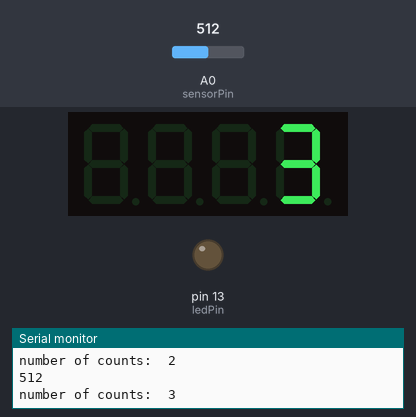
A sketch run on a simulated Arduino Uno, built with avr-gcc and run on an emulated ATmega328P. On the bench: 4-digit seven-segment display, output pins drawn as LEDs (lit = HIGH), the last lines printed to the serial monitor. Inputs (shaded band) come from the test bench; at power-on: A0 (sensorPin) = 512.

Above: at 1.3 s.
1.4 s: A0 (sensorPin) set to 450
2.9 s: A0 (sensorPin) set to 470
At 4.8 s:
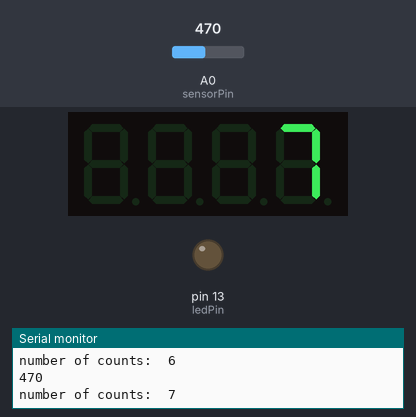
4.9 s: A0 (sensorPin) set to 446
6.4 s: A0 (sensorPin) set to 511
At 8.3 s:
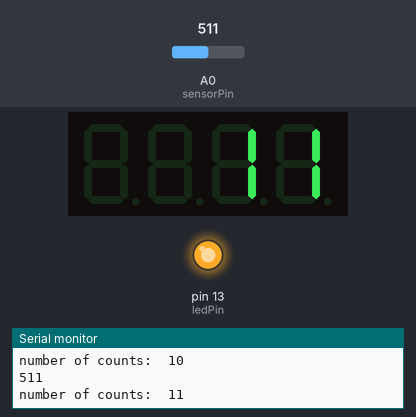
Timing chart, 0 to 9.9 s (numbered marks = the images above; inputs shaded):
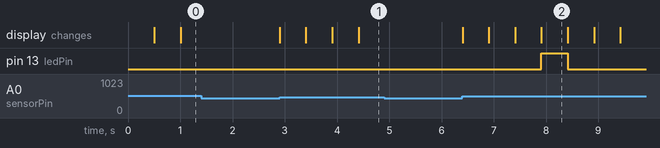

The sketch:

arduino_uno_counter_ir_sensor.ino
```cpp
#include <Wire.h> // Enable this line if using Arduino Uno, Mega, etc.
//#include <TinyWireM.h> // Enable this line if using Adafruit Trinket, Gemma, etc.

#include "Adafruit_LEDBackpack.h"
#include "Adafruit_GFX.h"

Adafruit_7segment matrix = Adafruit_7segment(); //end Adafruit requirements

const int sensorPin = 0; //analog pin 0
const int ledPin = 13;  // the pin that the LED is attached to

// vars
int sensorCounter = 0;   // counter for the number of button presses
int sensorState = 0;     // current state of the sensor

void setup() {
  // initialize the sensor pin and input
  pinMode(sensorPin, INPUT);
  // initialize the LED as an output
  pinMode(ledPin, OUTPUT);
  // initialize serial communication
  Serial.begin(9600);

// set the matrix
    matrix.begin(0x70);
  }


void loop() {
  // read the sensor input pin:
  sensorState = analogRead(sensorPin);

  // if sensor is closer than than x distance
  if (sensorState > 460 ) {

    sensorCounter++;
    Serial.println(sensorState);
    Serial.print("number of counts:  ");
    Serial.println(sensorCounter);

    // show output on the digital display
    matrix.print(sensorCounter);
    matrix.writeDisplay();

    // slow down the output
    delay(500);
  }


  // turns on the LED every ten counts
  if (sensorCounter % 10 == 0) {
    digitalWrite(ledPin, HIGH);
  } else {
   digitalWrite(ledPin, LOW);
  }

}
```

Measured:
- after the input at 1.4 s, every drawn part: stays the same
- after the input at 2.9 s, the display: first changes at once (image 1 shows a later state)
- after the input at 4.9 s, every drawn part: stays the same
- after the input at 6.4 s, pin 13 (ledPin): LOW → HIGH after 1.5 s, → LOW 0.50 s later; the display: first changes at once (image 2 shows a later state)
- what the display in image 2 shows lasts 0.5 s, from 7.9 s to 8.4 s
